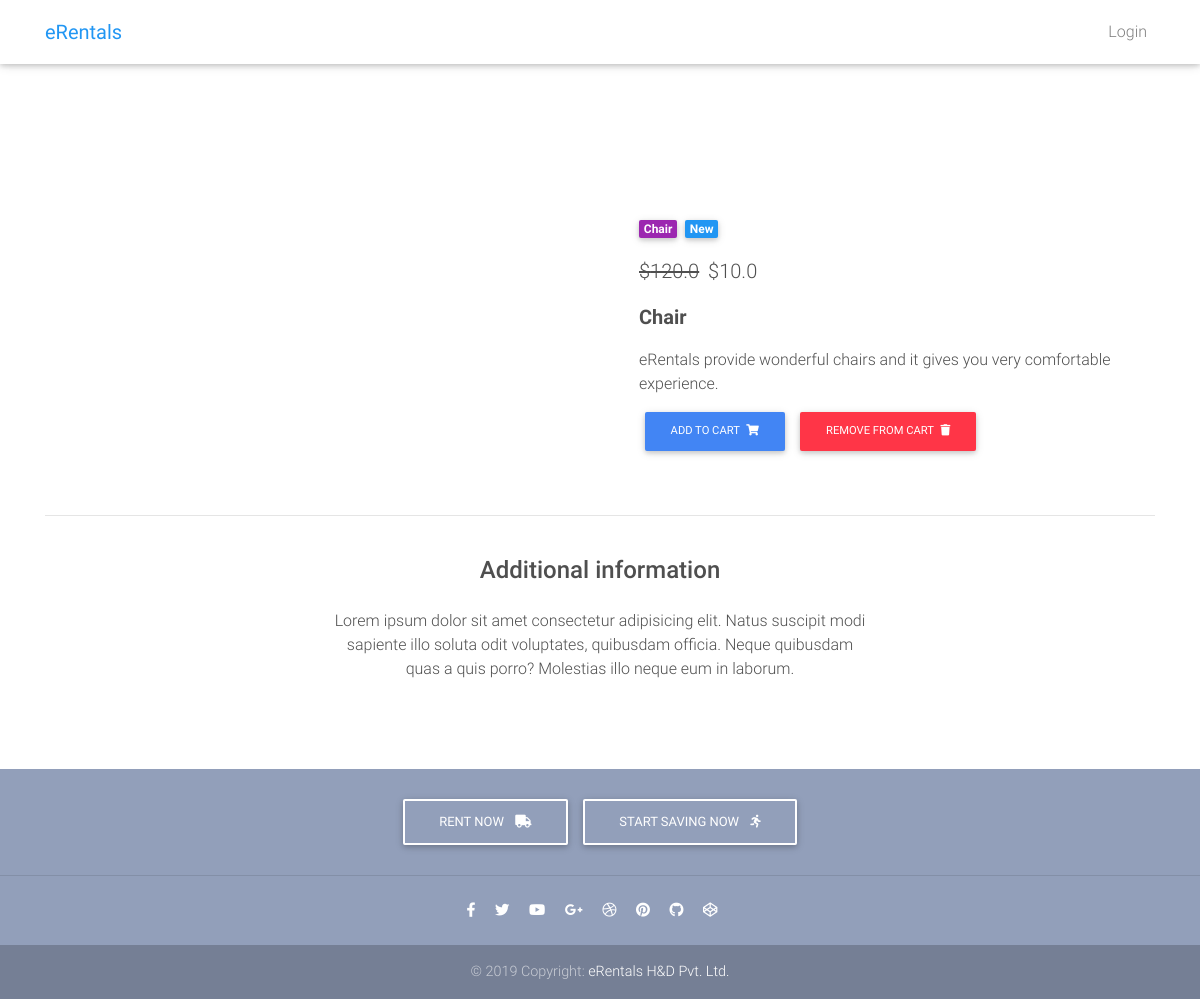
/product/1/, run on the app's committed database.
### core/models.py (models this page shows, shortened)
class Item(models.Model) :
    item_name = models.CharField(max_length=100)
    price = models.FloatField()
    discount_price = models.FloatField(blank=True, null=True)
    category = models.CharField(choices=CATEGORY, max_length=2)
    label = models.CharField(choices=LABEL, max_length=2)
    description = models.TextField()
    def get_add_to_cart_url(self) :
        return reverse("core:add-to-cart", kwargs={
            "pk" : self.pk
        })
    def get_remove_from_cart_url(self) :
        return reverse("core:remove-from-cart", kwargs={
            "pk" : self.pk
        })

### core/views.py (the view)
# urls.py: path('product/<pk>/', ProductView.as_view(), name='product'),
class ProductView(DetailView):
    model = Item
    template_name = "product.html"

### core/templates/product.html (shortened to what this page needs)
{% extends 'base.html' %}
{% block content %}
  <main class="mt-5 pt-4">
    <div class="container dark-grey-text mt-5">
      <div class="row wow fadeIn">
        <div class="col-md-6 mb-4">
        </div>
        <div class="col-md-6 mb-4">
          <div class="p-4">
            <div class="mb-3">
              <a href="">
                <span class="badge purple mr-1">{{ object.get_category_display }}</span>
              </a>
              <a href="">
                <span class="badge blue mr-1">{{ object.get_label_display }}</span>
              </a>
            </div>
            <p class="lead">
            {% if object.discount_price %}
              <span class="mr-1">
              <del>${{ object.price }}</del>
              </span>
              <span>${{ object.discount_price }}</span>
            {% else %}
             <span>${{ object.price }}</span>
            {% endif %}
            </p>
            <p class="lead font-weight-bold">{{ object.item_name }}</p>
            <p>{{ object.description }}</p>
            <a href="{{ object.get_add_to_cart_url }}" class="btn btn-primary btn-md my-0 p" >Add to cart
                <i class="fas fa-shopping-cart ml-1"></i>
            </a>
            <a href="{{ object.get_remove_from_cart_url }}" class="btn btn-danger btn-md my-0 p" >Remove From cart
                <i class="fas fa-trash ml-1"></i>
            </a>
          </div>
        </div>
      </div>
      <hr>
      <div class="row d-flex justify-content-center wow fadeIn">
        <div class="col-md-6 text-center">
          <h4 class="my-4 h4">Additional information</h4>
          <p>Lorem ipsum dolor sit amet consectetur adipisicing elit. Natus suscipit modi sapiente illo soluta odit
            voluptates,
            quibusdam officia. Neque quibusdam quas a quis porro? Molestias illo neque eum in laborum.</p>
        </div>
      </div>
      <div class="row wow fadeIn">
        <div class="col-lg-4 col-md-12 mb-4">
        </div>
        <div class="col-lg-4 col-md-6 mb-4">
        </div>
        <div class="col-lg-4 col-md-6 mb-4">
        </div>
      </div>
    </div>
  </main>
{% endblock content %}

### core/templates/base.html (style rules this page uses)
html, body, header, .carousel { height: 60vh; }

### data on the page
Item: category "Chair", label "New", price "120.0", discount_price "10.0", item_name "Chair", description "eRentals provide wonderful chairs and it gives you very comfortable experience."
